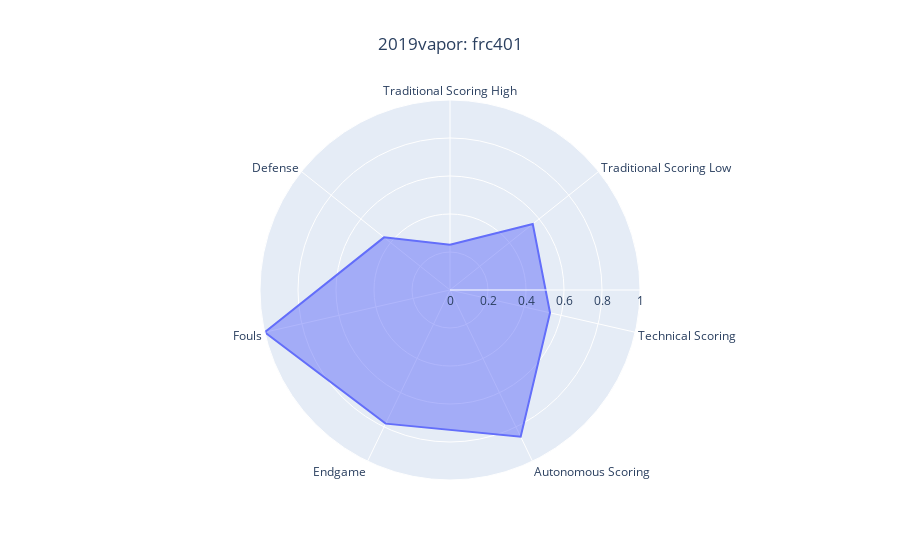
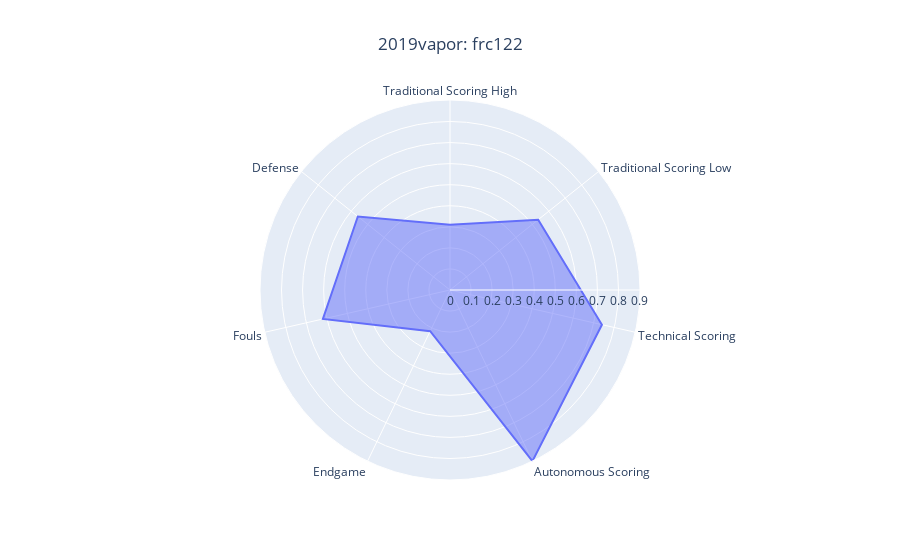
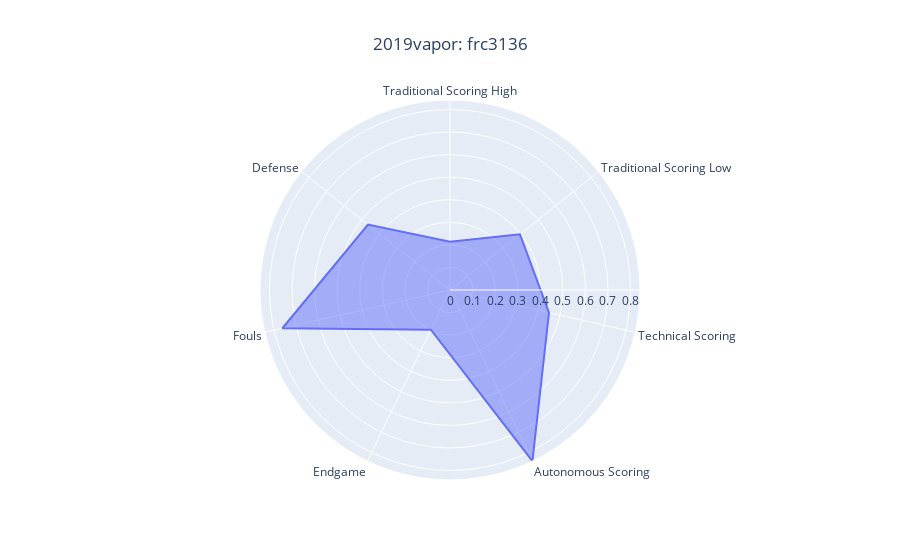
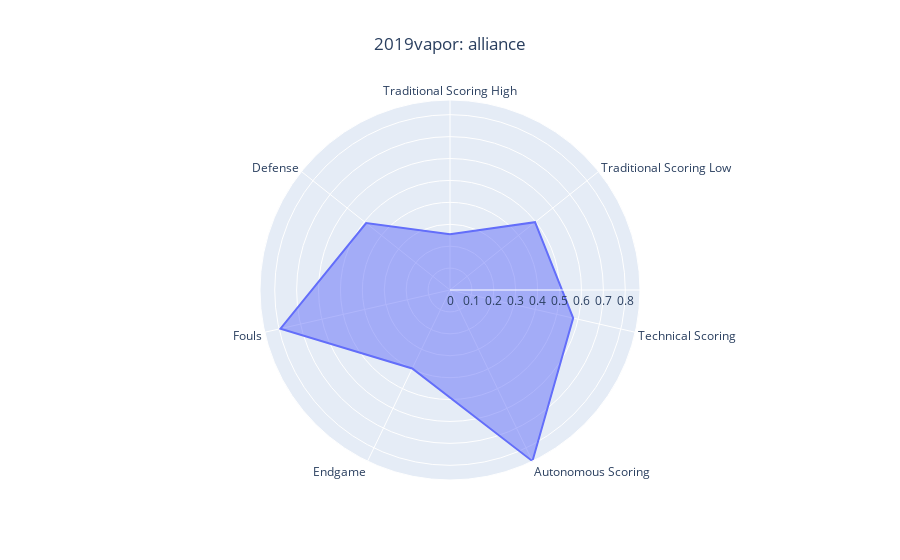

The notebook cell these images were saved under, in order:
### Code cell
# 1218	2016	486
alliance = pd.DataFrame([[0,0,0,0,0,0,0]], columns = event.columns)
alliance['alliance'] = 'alliance'
for team in allianceseed8:
    df = pd.DataFrame(event.loc[team].T)
    df['theta'] = df.index
    fig = px.line_polar(df, r=team, theta='theta', line_close=True, title = competition + ': ' + df.columns[0])
    fig.update_traces(fill='toself')
    fig.update_layout(title_x=0.5)
    fig.show()
    
    for col in event.columns:
        alliance[col] += event.loc[team][col]
for col in alliance.columns:
    if col != 'alliance':
        alliance[col] = alliance[col]/3

alliance = alliance.set_index('alliance')
df = pd.DataFrame(alliance.loc['alliance'].T)
df['theta'] = df.index
fig = px.line_polar(df, r='alliance', theta='theta', line_close=True, title = competition + ': ' + df.columns[0])
fig.update_traces(fill='toself')
fig.update_layout(title_x=0.5)
fig.show()

### Figure 1 — Plotly figure (JSON) as saved in the notebook; plotly's stock layout.template omitted (floating-point values rounded to 4 significant figures)
{"data": [{"hovertemplate": "frc401=%{r}<br>theta=%{theta}<extra></extra>", "legendgroup": "", "line": {"color": "#636efa", "dash": "solid"}, "marker": {"symbol": "circle"}, "mode": "lines", "name": "", "r": [0.2381, 0.5571, 0.54, 0.8571, 0.7806, 1.0, 0.4442, 0.2381], "showlegend": false, "subplot": "polar", "theta": ["Traditional Scoring High", "Traditional Scoring Low", "Technical Scoring", "Autonomous Scoring", "Endgame", "Fouls", "Defense", "Traditional Scoring High"], "type": "scatterpolar", "fill": "toself"}], "layout": {"polar": {"domain": {"x": [0.0, 1.0], "y": [0.0, 1.0]}, "angularaxis": {"direction": "clockwise", "rotation": 90}}, "legend": {"tracegroupgap": 0}, "title": {"text": "2019vapor: frc401", "x": 0.5}}}

### Figure 2 — Plotly figure (JSON) as saved in the notebook; plotly's stock layout.template omitted (floating-point values rounded to 4 significant figures)
{"data": [{"hovertemplate": "frc122=%{r}<br>theta=%{theta}<extra></extra>", "legendgroup": "", "line": {"color": "#636efa", "dash": "solid"}, "marker": {"symbol": "circle"}, "mode": "lines", "name": "", "r": [0.3095, 0.5357, 0.74, 0.9023, 0.2168, 0.619, 0.5598, 0.3095], "showlegend": false, "subplot": "polar", "theta": ["Traditional Scoring High", "Traditional Scoring Low", "Technical Scoring", "Autonomous Scoring", "Endgame", "Fouls", "Defense", "Traditional Scoring High"], "type": "scatterpolar", "fill": "toself"}], "layout": {"polar": {"domain": {"x": [0.0, 1.0], "y": [0.0, 1.0]}, "angularaxis": {"direction": "clockwise", "rotation": 90}}, "legend": {"tracegroupgap": 0}, "title": {"text": "2019vapor: frc122", "x": 0.5}}}

### Figure 3 — Plotly figure (JSON) as saved in the notebook; plotly's stock layout.template omitted (floating-point values rounded to 4 significant figures)
{"data": [{"hovertemplate": "frc3136=%{r}<br>theta=%{theta}<extra></extra>", "legendgroup": "", "line": {"color": "#636efa", "dash": "solid"}, "marker": {"symbol": "circle"}, "mode": "lines", "name": "", "r": [0.2143, 0.3964, 0.45, 0.8421, 0.1952, 0.7619, 0.4648, 0.2143], "showlegend": false, "subplot": "polar", "theta": ["Traditional Scoring High", "Traditional Scoring Low", "Technical Scoring", "Autonomous Scoring", "Endgame", "Fouls", "Defense", "Traditional Scoring High"], "type": "scatterpolar", "fill": "toself"}], "layout": {"polar": {"domain": {"x": [0.0, 1.0], "y": [0.0, 1.0]}, "angularaxis": {"direction": "clockwise", "rotation": 90}}, "legend": {"tracegroupgap": 0}, "title": {"text": "2019vapor: frc3136", "x": 0.5}}}

### Figure 4 — Plotly figure (JSON) as saved in the notebook; plotly's stock layout.template omitted (floating-point values rounded to 4 significant figures)
{"data": [{"hovertemplate": "alliance=%{r}<br>theta=%{theta}<extra></extra>", "legendgroup": "", "line": {"color": "#636efa", "dash": "solid"}, "marker": {"symbol": "circle"}, "mode": "lines", "name": "", "r": [0.254, 0.4964, 0.5767, 0.8672, 0.3975, 0.7937, 0.4896, 0.254], "showlegend": false, "subplot": "polar", "theta": ["Traditional Scoring High", "Traditional Scoring Low", "Technical Scoring", "Autonomous Scoring", "Endgame", "Fouls", "Defense", "Traditional Scoring High"], "type": "scatterpolar", "fill": "toself"}], "layout": {"polar": {"domain": {"x": [0.0, 1.0], "y": [0.0, 1.0]}, "angularaxis": {"direction": "clockwise", "rotation": 90}}, "legend": {"tracegroupgap": 0}, "title": {"text": "2019vapor: alliance", "x": 0.5}}}
